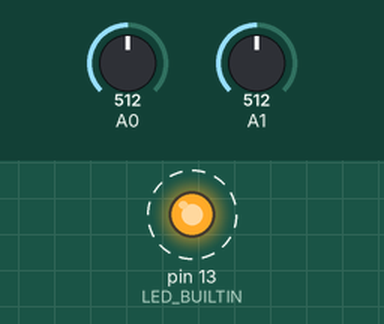
This sketch was run on a simulated Arduino Uno, built with avr-gcc and run on an emulated ATmega328P. Shown: output pins drawn as LEDs (lit = HIGH). Dashed ring = blinking. The test bench sets the inputs (shaded band); at power-on: A0 = 512, A1 = 512. What the sketch prints to the serial monitor is not drawn.

Above: at 0.04 s.
Timing chart, 0 to 3.0 s (numbered marks = the images above):
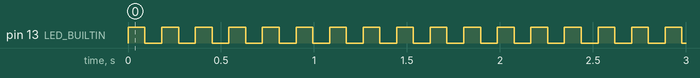

The sketch:

structPassFromTwoTask.ino
```cpp
#include<Arduino_FreeRTOS.h>
#include<task.h>
#include<queue.h>
TaskHandle_t *adc1_h,*adc2_h,*print_h,*led_h;
QueueHandle_t xQueueToPrint;

typedef struct dataToPrint_h
{
  int pin;
  int val;
}dataToPrint_t;

void adc1(void *parm)
{
  (int)parm;
  pinMode(A0,INPUT);
  pinMode(A1,INPUT);
  dataToPrint_t data;
  while(1)
  {
    if(parm==0)
    {
      data.pin=0;
      data.val=analogRead(A0);
      xQueueSend(xQueueToPrint, &data, portMAX_DELAY);
      vTaskDelay(pdMS_TO_TICKS(500));
    }
    else
    {
      data.pin=1;
      data.val=analogRead(A1);
      xQueueSend(xQueueToPrint, &data, portMAX_DELAY);
      vTaskDelay(pdMS_TO_TICKS(100));
    }
  }
}
/*
void adc2(void *parm)
{
  pinMode(A1,INPUT);
  dataToPrint_t data;
  while(1)
  {

    data.pin=1;
    data.val=analogRead(A1);
    xQueueSend(xQueueToPrint, &data, portMAX_DELAY);
    vTaskDelay(pdMS_TO_TICKS(500));

  }
}*/
void led(void *parm)
{
  pinMode(LED_BUILTIN,OUTPUT);
  while(1)
  {
    digitalWrite(LED_BUILTIN,HIGH);
    vTaskDelay(pdMS_TO_TICKS(100));
    digitalWrite(LED_BUILTIN,LOW);
    vTaskDelay(pdMS_TO_TICKS(100));

  }
}
void print(void *parm)
{
  Serial.begin(9600);
  dataToPrint_t data;
  char datStr[10];
  while(1)
  {

   if(xQueueReceive(xQueueToPrint, &data, portMAX_DELAY)==pdTRUE)
   {
    sprintf(datStr,"pin%d=%d",data.pin,data.val);
    Serial.println(datStr);
   }

  }

}
void setup()
{
  xTaskCreate(adc1,"adc1",125,0,1,adc1_h);
  xTaskCreate(adc1,"adc2",125,1,1,adc2_h);
  xTaskCreate(led,"led",200,NULL,1,led_h);
  xTaskCreate(print,"print",125,NULL,1,print_h);
  xQueueToPrint=xQueueCreate(5, sizeof(dataToPrint_t));
}
void loop()
{}
```

Measured:
- by itself, pin 13 (LED_BUILTIN): alternates HIGH for 0.09 s and LOW for 0.09 s
